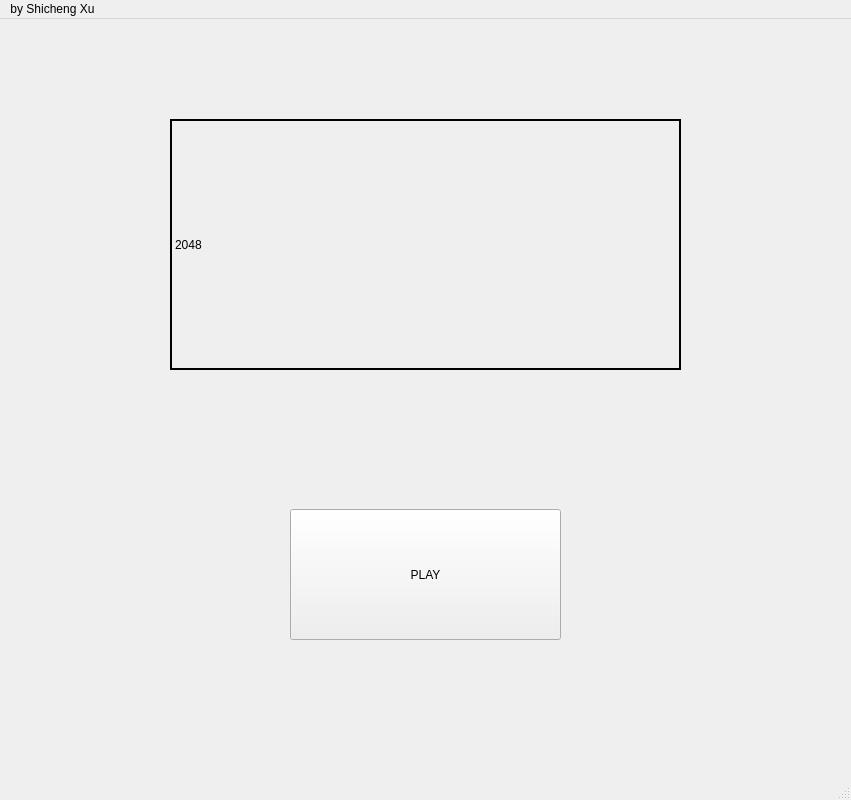
<?xml version="1.0" encoding="UTF-8"?>
<ui version="4.0">
 <class>bg2048</class>
 <widget class="QMainWindow" name="bg2048">
  <property name="geometry">
   <rect>
    <x>0</x>
    <y>0</y>
    <width>851</width>
    <height>800</height>
   </rect>
  </property>
  <property name="minimumSize">
   <size>
    <width>800</width>
    <height>800</height>
   </size>
  </property>
  <property name="windowTitle">
   <string>MainWindow</string>
  </property>
  <widget class="QWidget" name="centralwidget">
   <widget class="QPushButton" name="bg">
    <property name="geometry">
     <rect>
      <x>290</x>
      <y>490</y>
      <width>271</width>
      <height>131</height>
     </rect>
    </property>
    <property name="styleSheet">
     <string notr="true">font: 36pt &quot;Broadway&quot;;</string>
    </property>
    <property name="text">
     <string>PLAY</string>
    </property>
   </widget>
   <widget class="QLabel" name="bg_2048">
    <property name="geometry">
     <rect>
      <x>170</x>
      <y>100</y>
      <width>511</width>
      <height>251</height>
     </rect>
    </property>
    <property name="styleSheet">
     <string notr="true">font: 120pt &quot;Broadway&quot;;</string>
    </property>
    <property name="frameShape">
     <enum>QFrame::WinPanel</enum>
    </property>
    <property name="frameShadow">
     <enum>QFrame::Plain</enum>
    </property>
    <property name="lineWidth">
     <number>5</number>
    </property>
    <property name="text">
     <string>2048</string>
    </property>
   </widget>
  </widget>
  <widget class="QMenuBar" name="menubar">
   <property name="geometry">
    <rect>
     <x>0</x>
     <y>0</y>
     <width>851</width>
     <height>23</height>
    </rect>
   </property>
   <widget class="QMenu" name="menuby_Shicheng_Xu">
    <property name="title">
     <string>by Shicheng Xu</string>
    </property>
   </widget>
   <addaction name="menuby_Shicheng_Xu"/>
  </widget>
  <widget class="QStatusBar" name="statusbar"/>
 </widget>
 <resources/>
 <connections/>
</ui>
